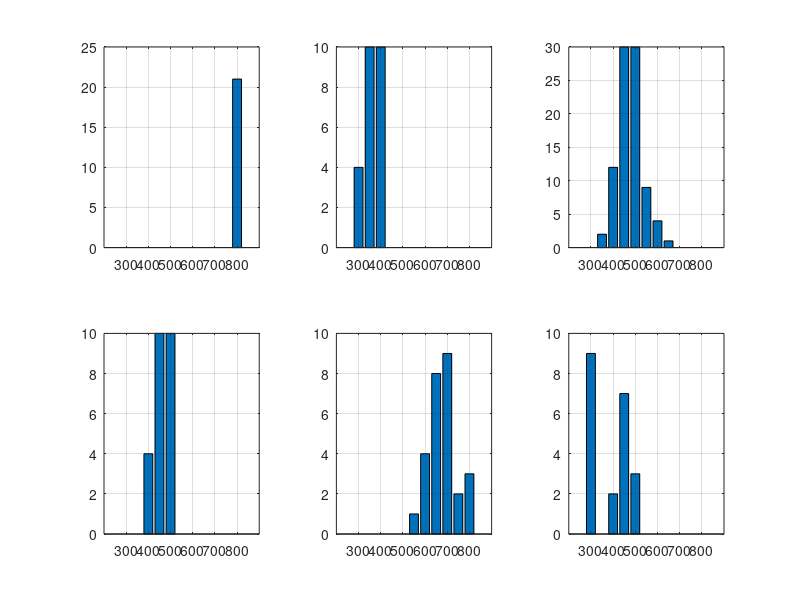

This figure's MATLAB source:
% Hisztogramok
% Labor3 vizsgafeladat

h(1,:) = [9     0     2     7     3     0     0     0     0     0     0];
h(2,:) = [0     0     4    10    10     0     0     0     0     0     0];
h(3,:) = [0     0     0     0     0     0     0     0     0     0    21];
h(4,:) = [4    10    10     0     0     0     0     0     0     0     0];
h(5,:) = [0     0     0     0     0     1     4     8     9     2     3];
h(6,:) = [0     2    12    30    30     9     4     1     0     0     0];

skala = 300:50:800;

[r,ind] = sort(rand(6,1));

figure(99)
for i=1:6
    subplot(2,3,i)
    bar(skala,h(ind(i),:))
    set(gca,'XTick',300:100:800)
    grid on
end